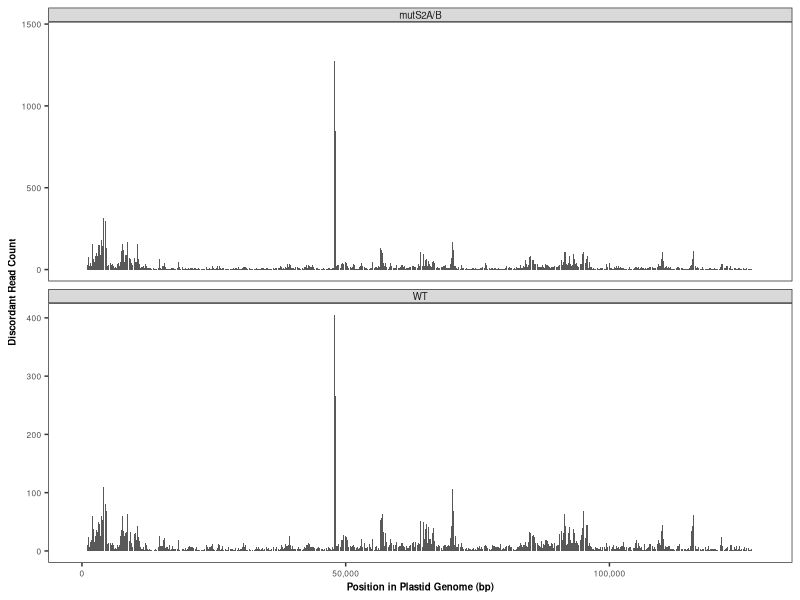
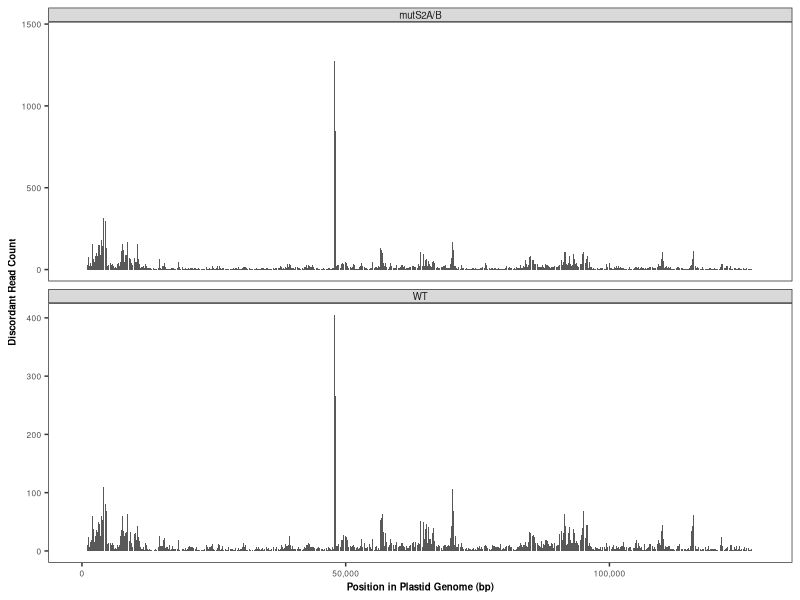

Write the R code that produced these figures, in order.
library(tidyverse)
library(scales)

pos_data_mutS2 = read.table ("hotspots.mutS2.txt", header=TRUE)
pos_data_WT = read.table ("hotspots.WT.txt", header=TRUE)

pos_data <- bind_rows(
  pos_data_mutS2 %>% mutate(Genotype = "mutS2A/B"),
  pos_data_WT %>% mutate(Genotype = "WT")
)

ggplot(data=pos_data, aes(x=Position, y=Read_Count)) +
  geom_bar(stat="identity") +
  facet_wrap(~Genotype, nrow=2, scales="free_y") +
  theme_bw() +
  xlab ("Position in Plastid Genome (bp)") +
  ylab ("Discordant Read Count") +
  scale_x_continuous(labels = comma) +
  theme(panel.grid = element_blank(), axis.title = element_text(size=7, face="bold"), axis.text = element_text(size=6), strip.text = element_text(size=7, margin = margin(t = 1.5, b = 1.5, l = 1.5, r = 1.5)))

ggsave ("Hotspot_plot.pdf", width=3.25, height=3.25)